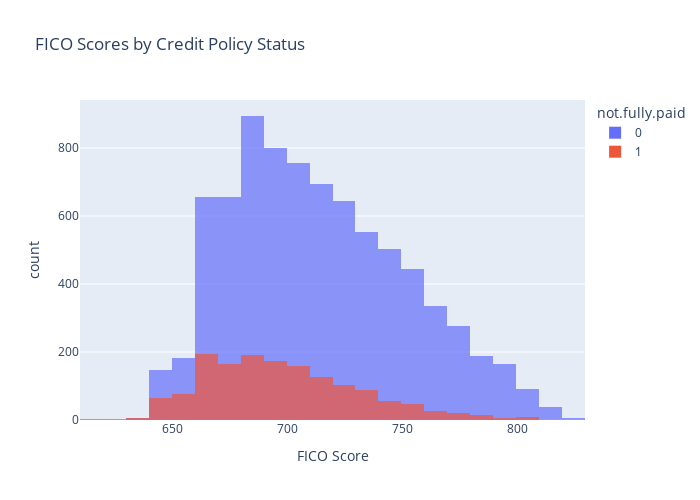

Notebook source saved alongside this figure:
### Markdown cell above
** Create a similar figure, except this time select by the not.fully.paid column.**

### Code cell
import plotly.express as px

fig = px.histogram(loans, x="fico", color="not.fully.paid", nbins=30, opacity=0.7, 
                   title="FICO Scores by Credit Policy Status",
                   labels={"fico":"FICO Score", "count":"Count"},
                   barmode="overlay"
                 
                  )
fig.update_layout(width=700, height=500)
fig.show()

### Figure 1 — Plotly figure (JSON) as saved in the notebook; plotly's stock layout.template omitted (floating-point values rounded to 4 significant figures; data arrays with more than 128 entries replaced by an {"elided": "..."} marker saying what was removed)
{"data": [{"alignmentgroup": "True", "bingroup": "x", "hovertemplate": "not.fully.paid=0<br>FICO Score=%{x}<br>count=%{y}<extra></extra>", "legendgroup": "0", "marker": {"color": "#636efa", "opacity": 0.7, "pattern": {"shape": ""}}, "name": "0", "nbinsx": 30, "offsetgroup": "0", "orientation": "v", "showlegend": true, "type": "histogram", "x": {"elided": "8045 int values"}, "xaxis": "x", "yaxis": "y"}, {"alignmentgroup": "True", "bingroup": "x", "hovertemplate": "not.fully.paid=1<br>FICO Score=%{x}<br>count=%{y}<extra></extra>", "legendgroup": "1", "marker": {"color": "#EF553B", "opacity": 0.7, "pattern": {"shape": ""}}, "name": "1", "nbinsx": 30, "offsetgroup": "1", "orientation": "v", "showlegend": true, "type": "histogram", "x": {"elided": "1533 int values"}, "xaxis": "x", "yaxis": "y"}], "layout": {"barmode": "overlay", "height": 500, "legend": {"title": {"text": "not.fully.paid"}, "tracegroupgap": 0}, "title": {"text": "FICO Scores by Credit Policy Status"}, "width": 700, "xaxis": {"anchor": "y", "domain": [0, 1], "title": {"text": "FICO Score"}}, "yaxis": {"anchor": "x", "domain": [0, 1], "title": {"text": "count"}}}}
